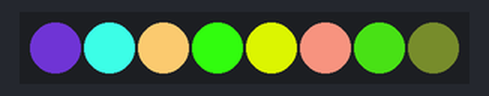
The program below on a simulated CircuitPython board. Shown: 8 RGB LEDs in strip order, left to right. Random numbers come from a fixed seed.

Above: at 0.12 s.
At 5.46 s:
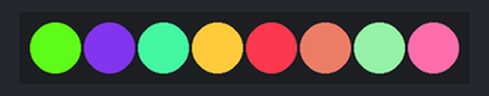
At 10.13 s:
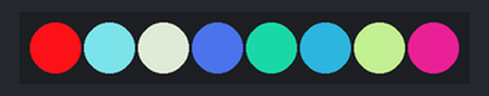
At 19.19 s:
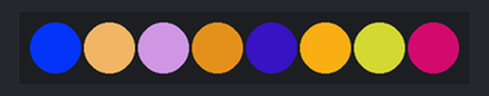
At 29.49 s:
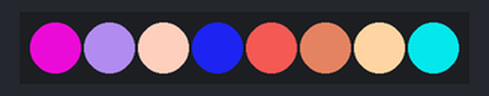
At 39.55 s:
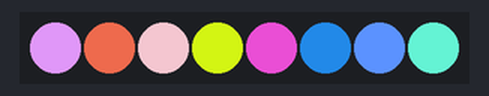
Timing chart, 0 to 40.0 s (numbered marks = the images above):
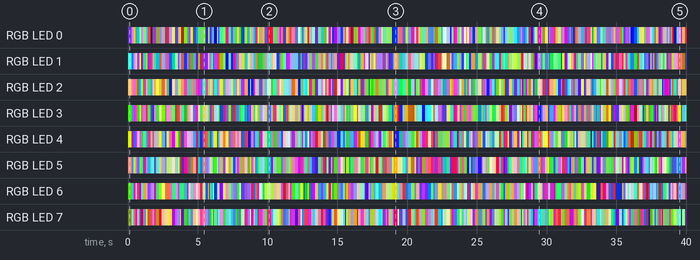

The program:

light_bars.py
```python
import time
import board
import neopixel
from random import randint,uniform
import random

neo_pixel_count = 8

red_range = [ 0, 255 ]
green_range = [ 0, 255 ]
blue_range = [ 0, 255 ]

shortest_sleep = 0.0
longest_sleep = 0.25

neo_pixels = neopixel.NeoPixel(board.A1, neo_pixel_count)

while True:
    for pixel in range(0, neo_pixel_count):
        red = randint(red_range[0], red_range[1])
        green = randint(green_range[0], green_range[1])
        blue = randint(blue_range[0], blue_range[1])

        neo_pixels[pixel] = (red, green, blue)
        neo_pixels.show()

    time.sleep(random.uniform(shortest_sleep, longest_sleep))
```

Measured:
- by itself, RGB LED 7: off → RGB(11, 13, 4) at 0.01 s, → RGB(97, 155, 145) 0.24 s later, → RGB(201, 87, 86) 0.15 s later, → RGB(177, 0, 169) 0.13 s later, … (257 changes in this stretch)
- by itself, RGB LED 4: off → RGB(199, 221, 1) at 0.01 s, → RGB(148, 11, 213) 0.24 s later, → RGB(55, 83, 201) 0.15 s later, → RGB(218, 28, 246) 0.13 s later, … (257 changes in this stretch)
